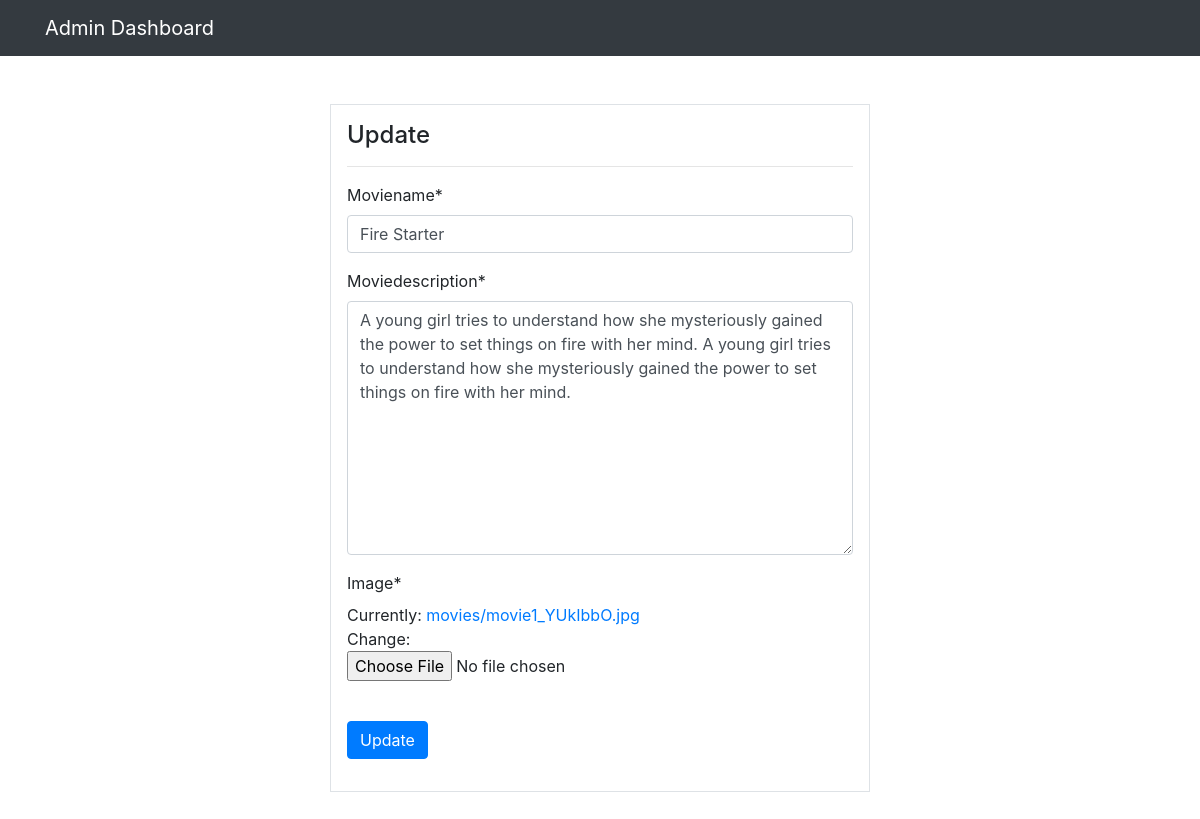
The page /updatemovie/6 on the database its author committed.
### app/models.py (models this page shows, shortened)
class Movies(models.Model):
    moviename = models.CharField(max_length=100, null=True )
    moviedescription = models.TextField()
    image = models.ImageField(default='default.jpg', upload_to = 'movies')
    class Meta:
        verbose_name_plural = 'Movies'

### app/views.py (the view)
# urls.py: path('updatemovie/<int:pk>', views.updateMovie, name='updatemovie'),
def updateMovie(request,pk):
    movie = Movies.objects.get(id=pk)
    if request.method == 'POST':
        movie_form = Updatemovieform(request.POST,request.FILES,instance=movie)
        if movie_form.is_valid():
            movie_form.save()
            return redirect('/admindashboard/')
    else:
        movie_form = Updatemovieform(instance=movie)
    return render(request, 'updatemovie.html', {'movie':movie_form})

### app/form.py
class Updatemovieform(forms.ModelForm):
    class Meta:
        model = Movies
        fields = '__all__'

### app/templates/updatemovie.html (shortened to what this page needs)
{% extends 'adminbase.html' %}
{% load crispy_forms_tags %}
{% block content%}
<div class="container">
    <div class="row my-5">
        <div class="col-md-6 offset-md-3">
            <div class="border bg-white p-3 md-6">
                <h4>Update</h4>
                <hr>
                <form method="POST" enctype="multipart/form-data">
                    {{movie|crispy}}
                    <br>
                    <input class="btn btn-primary" type="submit" value="Update">
                </form>
            </div>
        </div>
    </div>
</div>
{% endblock %}

### rows shown on the page
Movies: moviename "Fire Starter", moviedescription "A young girl tries to understand how she mysteriously gained the power to set things on fire with her mind. A young girl tries to understand how she mysteriously gained the power to set things on fire with her mind."
